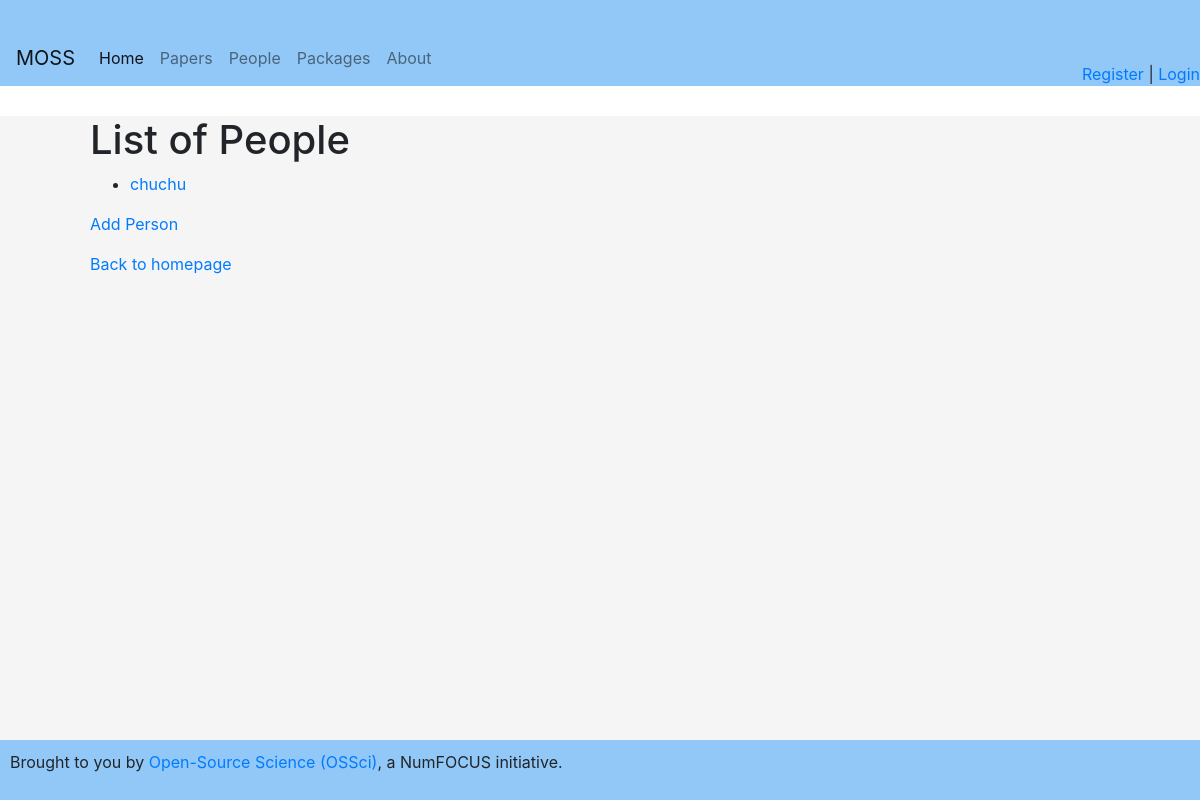
Before: /persons with the older database file.
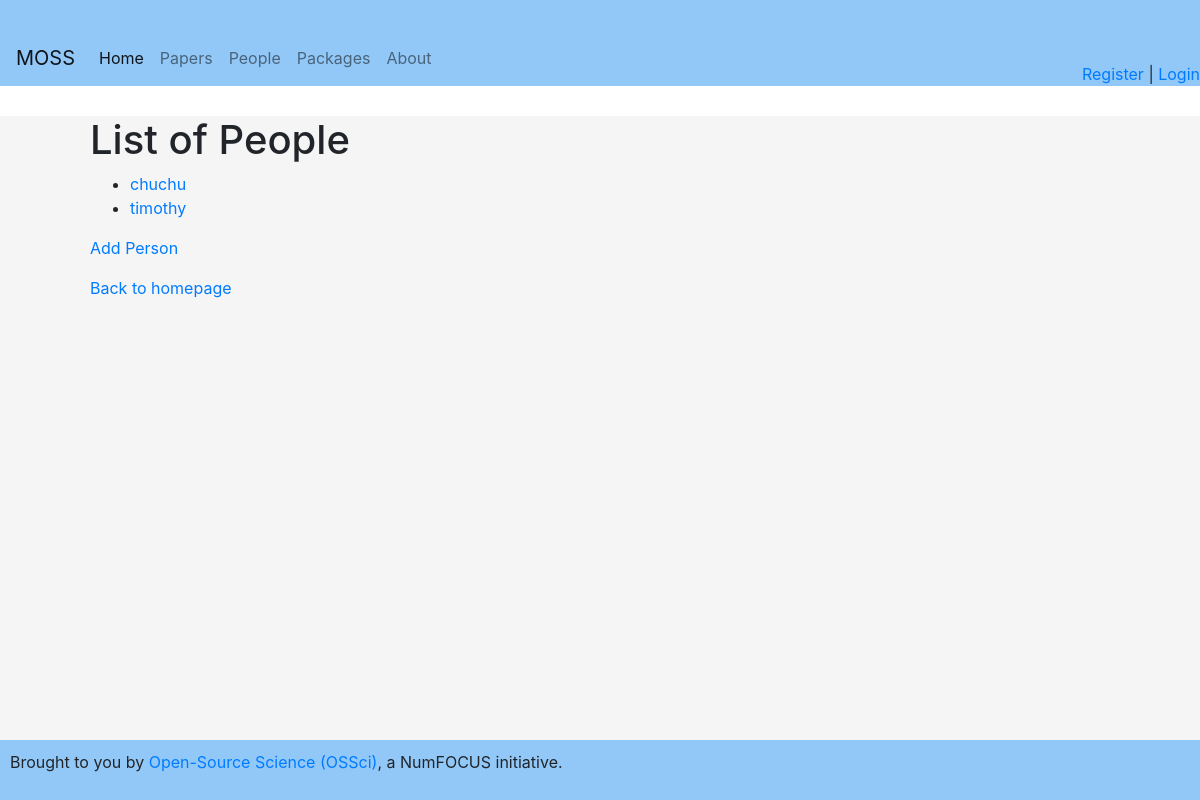
After: the same page with the newer database file.
### app.py (models this page shows)
class Person(db.Model):
    __tablename__ = 'persons'
    id = db.Column(db.Integer, primary_key=True)
    name = db.Column(db.String(120), nullable=False)
    description = db.Column(db.String(500))
    url = db.Column(db.String(200))
    packages = relationship("PackagesPerPerson", back_populates="person")
    papers = relationship("PaperPerPerson", back_populates="person")

### app.py (the view)
@app.route('/persons')
def persons():
    persons = Person.query.all()
    return render_template('persons.html', persons=persons)

### app.py (called while the page is built)
@app.context_processor
def inject_current_user():
    return dict(current_user=current_user)

### templates/persons.html
{% extends 'base.html' %}
{% block content %}
<h1>List of People</h1>
<ul>
  {% for person in persons %}
    <li><a href="{{ url_for('person_detail', person_id=person.id) }}">{{ person.name }}</a></li>
  {% endfor %}
</ul>
  <p>
    <a href="{{ url_for('add_person') }}">Add Person</a>
  </p>
  <p>
    <a href="{{ url_for('index') }}">Back to homepage</a>
  </p>
{% endblock %}

Changed rows visible on the page:
added Person: name "timothy"
